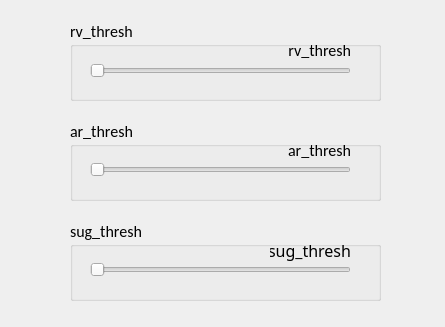
<?xml version="1.0" encoding="UTF-8"?>
<ui version="4.0">
 <class>ThreshDialog</class>
 <widget class="QDialog" name="ThreshDialog">
  <property name="geometry">
   <rect>
    <x>0</x>
    <y>0</y>
    <width>445</width>
    <height>327</height>
   </rect>
  </property>
  <property name="windowTitle">
   <string>Thresh Dialog</string>
  </property>
  <widget class="QGroupBox" name="groupBox">
   <property name="geometry">
    <rect>
     <x>70</x>
     <y>20</y>
     <width>311</width>
     <height>81</height>
    </rect>
   </property>
   <property name="font">
    <font>
     <family>Calibri</family>
     <pointsize>12</pointsize>
     <weight>50</weight>
     <italic>false</italic>
     <bold>false</bold>
    </font>
   </property>
   <property name="title">
    <string>rv_thresh</string>
   </property>
   <widget class="QSlider" name="rv_horizontalSlider">
    <property name="geometry">
     <rect>
      <x>20</x>
      <y>40</y>
      <width>261</width>
      <height>21</height>
     </rect>
    </property>
    <property name="orientation">
     <enum>Qt::Horizontal</enum>
    </property>
   </widget>
   <widget class="QLabel" name="rv_threshLabel">
    <property name="geometry">
     <rect>
      <x>200</x>
      <y>20</y>
      <width>81</width>
      <height>21</height>
     </rect>
    </property>
    <property name="font">
     <font>
      <family>Calibri</family>
      <pointsize>12</pointsize>
      <weight>50</weight>
      <bold>false</bold>
     </font>
    </property>
    <property name="layoutDirection">
     <enum>Qt::LeftToRight</enum>
    </property>
    <property name="text">
     <string>rv_thresh</string>
    </property>
    <property name="alignment">
     <set>Qt::AlignRight|Qt::AlignTrailing|Qt::AlignVCenter</set>
    </property>
   </widget>
  </widget>
  <widget class="QGroupBox" name="groupBox_2">
   <property name="geometry">
    <rect>
     <x>70</x>
     <y>120</y>
     <width>311</width>
     <height>81</height>
    </rect>
   </property>
   <property name="font">
    <font>
     <family>Calibri</family>
     <pointsize>12</pointsize>
     <weight>50</weight>
     <italic>false</italic>
     <bold>false</bold>
    </font>
   </property>
   <property name="title">
    <string>ar_thresh</string>
   </property>
   <widget class="QSlider" name="ar_horizontalSlider">
    <property name="geometry">
     <rect>
      <x>20</x>
      <y>40</y>
      <width>261</width>
      <height>19</height>
     </rect>
    </property>
    <property name="orientation">
     <enum>Qt::Horizontal</enum>
    </property>
   </widget>
   <widget class="QLabel" name="ar_threshLabel">
    <property name="geometry">
     <rect>
      <x>210</x>
      <y>20</y>
      <width>71</width>
      <height>21</height>
     </rect>
    </property>
    <property name="font">
     <font>
      <family>Calibri</family>
      <pointsize>12</pointsize>
      <weight>50</weight>
      <bold>false</bold>
     </font>
    </property>
    <property name="layoutDirection">
     <enum>Qt::LeftToRight</enum>
    </property>
    <property name="text">
     <string>ar_thresh</string>
    </property>
    <property name="alignment">
     <set>Qt::AlignRight|Qt::AlignTrailing|Qt::AlignVCenter</set>
    </property>
   </widget>
  </widget>
  <widget class="QGroupBox" name="groupBox_3">
   <property name="geometry">
    <rect>
     <x>70</x>
     <y>220</y>
     <width>311</width>
     <height>81</height>
    </rect>
   </property>
   <property name="font">
    <font>
     <family>Calibri</family>
     <pointsize>12</pointsize>
     <weight>50</weight>
     <italic>false</italic>
     <bold>false</bold>
    </font>
   </property>
   <property name="title">
    <string>sug_thresh</string>
   </property>
   <widget class="QSlider" name="sug_horizontalSlider">
    <property name="geometry">
     <rect>
      <x>20</x>
      <y>40</y>
      <width>261</width>
      <height>19</height>
     </rect>
    </property>
    <property name="orientation">
     <enum>Qt::Horizontal</enum>
    </property>
   </widget>
   <widget class="QLabel" name="sug_threshLabel">
    <property name="geometry">
     <rect>
      <x>200</x>
      <y>20</y>
      <width>81</width>
      <height>21</height>
     </rect>
    </property>
    <property name="font">
     <font>
      <family>Catriel</family>
      <pointsize>12</pointsize>
      <weight>50</weight>
      <bold>false</bold>
     </font>
    </property>
    <property name="layoutDirection">
     <enum>Qt::LeftToRight</enum>
    </property>
    <property name="text">
     <string>sug_thresh</string>
    </property>
    <property name="alignment">
     <set>Qt::AlignRight|Qt::AlignTrailing|Qt::AlignVCenter</set>
    </property>
   </widget>
  </widget>
 </widget>
 <resources/>
 <connections/>
</ui>
